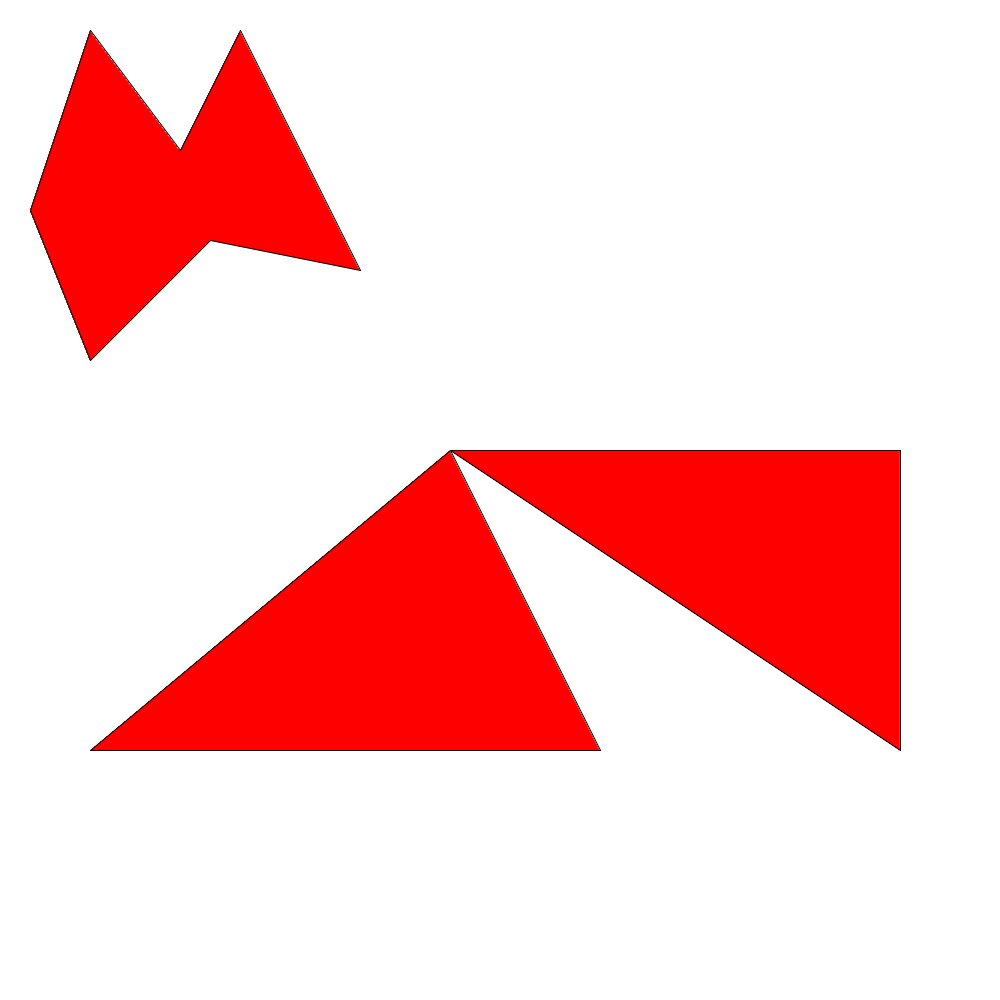
Frame 1 (no input)
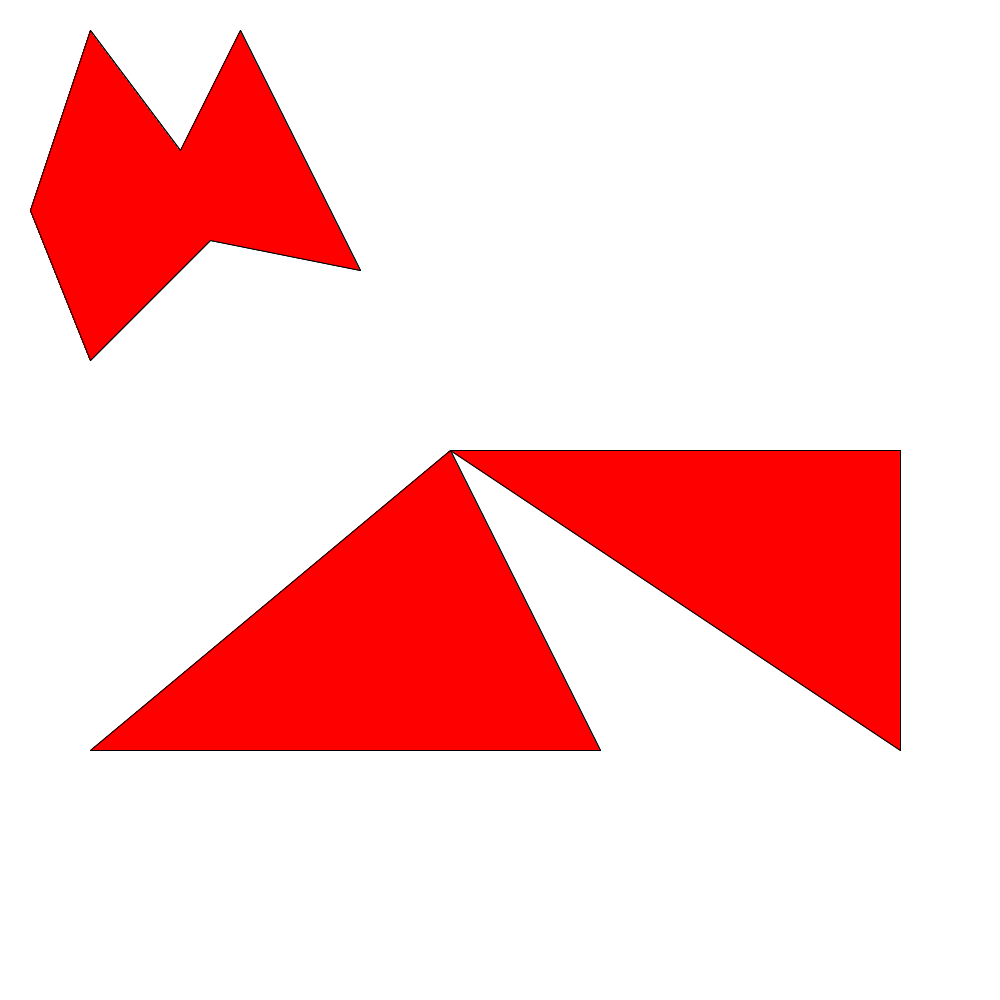
Frame 2 (the mouse pressed at the canvas centre, redrawn once)

The Processing sketch that drew these frames (run headless with seeded random() and noise(); the mouse was pressed at the canvas centre and the sketch redrawn once):

// Processing sketch: Cg13_AET2_PolygonFill
// ── Cg13_AET2_PolygonFill.pde
int scale = 30;

Polygon polygon;
Polygon polygon1;

void setup()
{
    size(1000, 1000);
    background(255);
    
    Point[] points = new Point[7];
    points[0] = new Point(7*scale,8*scale);
    points[1] = new Point(3*scale,12*scale);
    points[2] = new Point(1*scale,7*scale);
    points[3] = new Point(3*scale,1*scale);
    points[4] = new Point(6*scale,5*scale);
    points[5] = new Point(8*scale,1*scale);
    points[6] = new Point(12*scale,9*scale);
    polygon = new Polygon(points);
    
    points = new Point[6];
    points[0] = new Point(15*scale,15*scale);
    points[1] = new Point(3*scale,25*scale);
    points[2] = new Point(20*scale,25*scale);
    points[3] = new Point(15*scale,15*scale);
    points[4] = new Point(30*scale,25*scale);
    points[5] = new Point(30*scale,15*scale);
    polygon1 = new Polygon(points);
}

void draw()
{
    polygon.FillPolygon();
    stroke(0);
    polygon.Render();
    
    polygon1.FillPolygon();
    stroke(0);
    polygon1.Render();
  
    noLoop();
}
// ── Polygon.pde
public class Point
{
    public int x;
    public int y;
    
    public Point(int _x, int _y)
    {
        x = _x;
        y = _y;
    }
}
 
/*
   多边形的有效边
*/
public class Edge
{
    public double x;         //活动边最小y坐标的顶点的x坐标
    public int    yMax;      //边的最大y坐标
    public int    yMin;      //边的最小y坐标
    public double k;         //边的斜率的倒数
    
    public Edge(double _x, int _yMax, int _yMin, double _k)
    {
        x    = _x;
        yMax = _yMax;
        yMin = _yMin;
        k    = _k;
    }
}

/*
    多边形的边表，有效边表使用指针包含在边表中
*/
public class EdgeTable
{
    public Edge[] edges;  //边表的边集合
    public int    first;  //有效边表的起始指针
    public int    last;   //有效边表的结束指针
    
    public EdgeTable(int edgeNum)
    {
        edges = new Edge[edgeNum];
    }
    
    //添加新边到边表中
    public void AddNewEdge(int curEdgeNum, Edge edge)
    {
        //添加新边到边表中，使用插入排序按yMin从小到大排序
        int index = curEdgeNum;
        for(int i = 0; i < curEdgeNum; ++i)
        {
            if(edge.yMin < edges[i].yMin)
            {
                index = i;
                for(int j = curEdgeNum; j > i; --j)
                {  
                    edges[j] = edges[j - 1];
                }
                break;
            }
        }
        edges[index] = edge;
    }
    
    //更新last指针
    public void UpdateLastPtr(int curScanLine)
    {
        boolean isChange = false;
        for(int i = last + 1; i < edges.length; ++i)
        {
            //边可能是空的，因为水平边会被剔除
            //如果yMin小于等于当前的扫描线，将该边加入到有效边表中(即修改last指针)
            if((edges[i] == null) || (edges[i].yMin > curScanLine))
            {
                break;
            }
            ++last;
            isChange = true;
        }
        
        if(isChange)
        {
            //排序有效边表区域
            SortActiveEdges();
        }
    }
    
    private void SortActiveEdges()
    {
        //使用插入排序先按照边的x从小到大排序，相同x的再按照k从小到大排序
        for(int i = first + 1; i <= last; ++i)
        {
            int index = first;
            for(int j = i - 1; j >= first; --j)
            {
                if((edges[i].x > edges[j].x) || ((edges[i].x == edges[j].x) && (edges[i].k > edges[j].k)))
                {
                    index = j + 1;
                    break;
                }
            }
            
            Edge edge = edges[i];
            for(int k = i; k > index; --k)
            {
                edges[k] = edges[k-1];
            }
            edges[index] = edge;      
        }
    }
    
    //刷新有效边表
    public void RefreshAET(int nextScanLine)
    {
        boolean isChange = false;
        for(int i = first; i <= last; ++i)
        {
            //根据下闭上开原则剔除无效边，交换到first指针处，然后first加1
            if(edges[i].yMax == nextScanLine)
            {
                Edge edge = edges[i];
                edges[i] = edges[first];
                edges[first] = edge;
                isChange = true;
                ++first;
            }
            else
            {
                //修改边和下一条扫描线的x交点坐标
                edges[i].x += edges[i].k;    
            }
        }
        
        if(isChange)
        {
            //排序有效边表区域
            SortActiveEdges();
        }
    }
}

public class Polygon
{
    private Point[] points;
    
    public Polygon(Point[] _points)
    {
        points = _points;
    }
    
    public void Render()
    {
        int lastPoint = points.length -1;
        for(int i = 0; i < points.length; ++i)
        {
            line(points[lastPoint].x, points[lastPoint].y ,points[i].x, points[i].y);
            lastPoint = i;
        }
    }
    
    //创建边表
    private EdgeTable CreateEdgeTables()
    {
        EdgeTable edgeTable = new EdgeTable(points.length);
        
        //遍历所有多边形的点
        int lastPointIndex = points.length -1;
        int curEdgeNum = 0;
        for(int i = 0; i < points.length; ++i)
        {
            Point lastPoint = points[lastPointIndex];
            lastPointIndex = i;
            //水平边和扫描线有很多交点，故当作扫描线忽略不加入边表
            if(lastPoint.y == points[i].y)
            {
                continue;
            }
            
            Point highPoint = lastPoint.y > points[i].y ? lastPoint : points[i];  //y坐标更大的点
            Point lowPoint  = lastPoint.y > points[i].y ? points[i] : lastPoint;  //y坐标更小的点
          
            Edge edge = new Edge(lowPoint.x, highPoint.y, lowPoint.y, (highPoint.x - lowPoint.x)/(double)(highPoint.y - lowPoint.y));
            edgeTable.AddNewEdge(curEdgeNum, edge);
            ++curEdgeNum;
        }
        
        return edgeTable;
    }
    
    //使用有效边表填充算法的改进算法填充多边形
    //如果多边形有边缘线且边缘线颜色和填充色不同，则应该在填充后重新绘制边缘，因为填充过程会有部分边缘也被填充的可能
    public void FillPolygon()
    {
        /*
            第一步 获取多边形所有顶点的最小y值和最大y值
        */
        int yMin, yMax;
        yMin = yMax = points[0].y;
        for(int i = 1; i < points.length; ++i)
        {
            int y = points[i].y;
            if(y < yMin)
            {
                yMin = y;
            }
            if(y > yMax)
            {
                yMax = y;
            }
        }
        
        /*
            第二步 创建边表
        */
        EdgeTable edgeTable = CreateEdgeTables();
        
        /*
            第三步 从下到上遍历所有扫描线
        */
        stroke(255,0,0);                  //设置填充颜色
        for(int y = yMin; y <= yMax; ++y)
        {
            edgeTable.UpdateLastPtr(y);
            
            boolean fillNow = false;         //是否立刻填充像素点
            double startX = 0, endX = 0;     //待填充的起点和终点
            for(int i = edgeTable.first; i <= edgeTable.last; ++i)
            {
                if(fillNow)
                {
                    endX = edgeTable.edges[i].x - 1; //左闭右开
                    if(startX < endX)
                        line((float)startX, (float)(y),(float)endX,(float)(y));
                    /*//使用point一个一个设置像素，效率较低
                    for(double x = startX; x <= endX; ++x)
                    {
                        //四舍五入x
                        point((int)(x + 0.5), y);
                    }*/
                }
                else
                {
                    startX = edgeTable.edges[i].x;
                }
                
                fillNow = !fillNow;
            }
            
            //根据下闭上开原则，将yMax == y + 1的边去除
            edgeTable.RefreshAET(y + 1);
        }
    }
}
